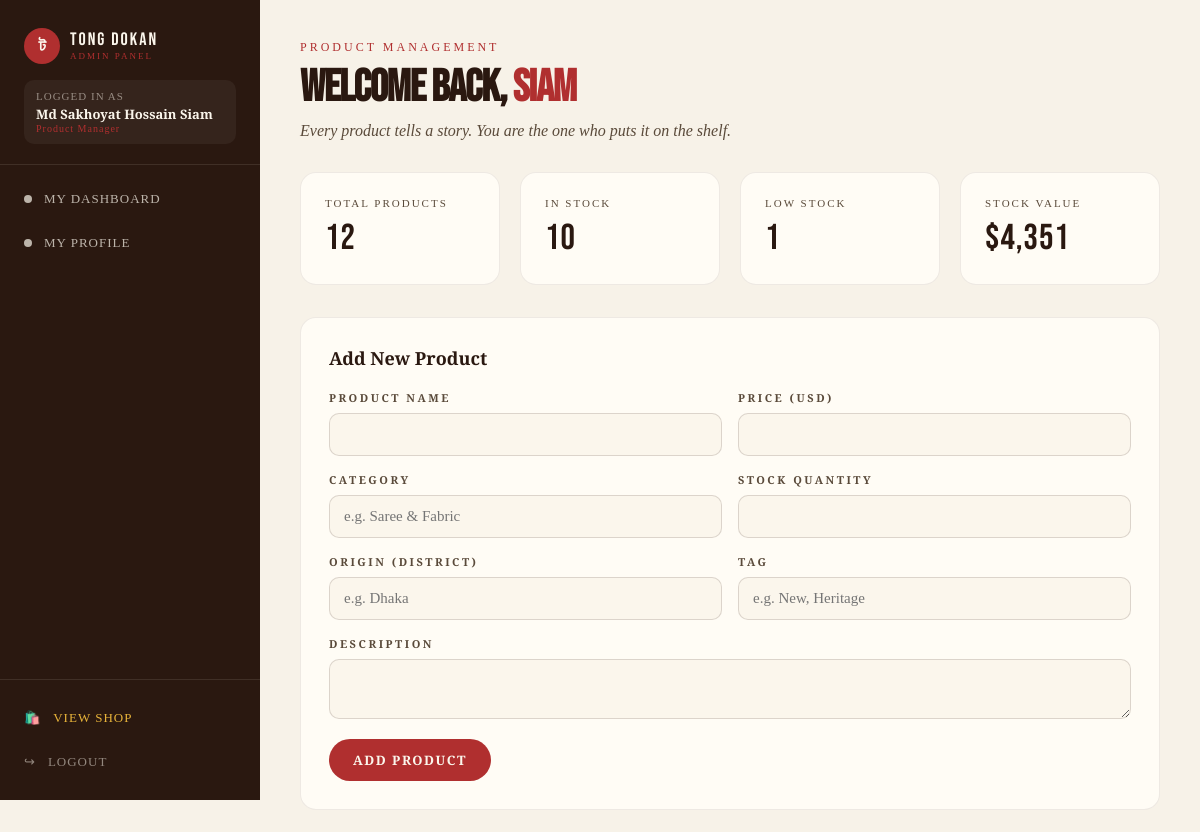
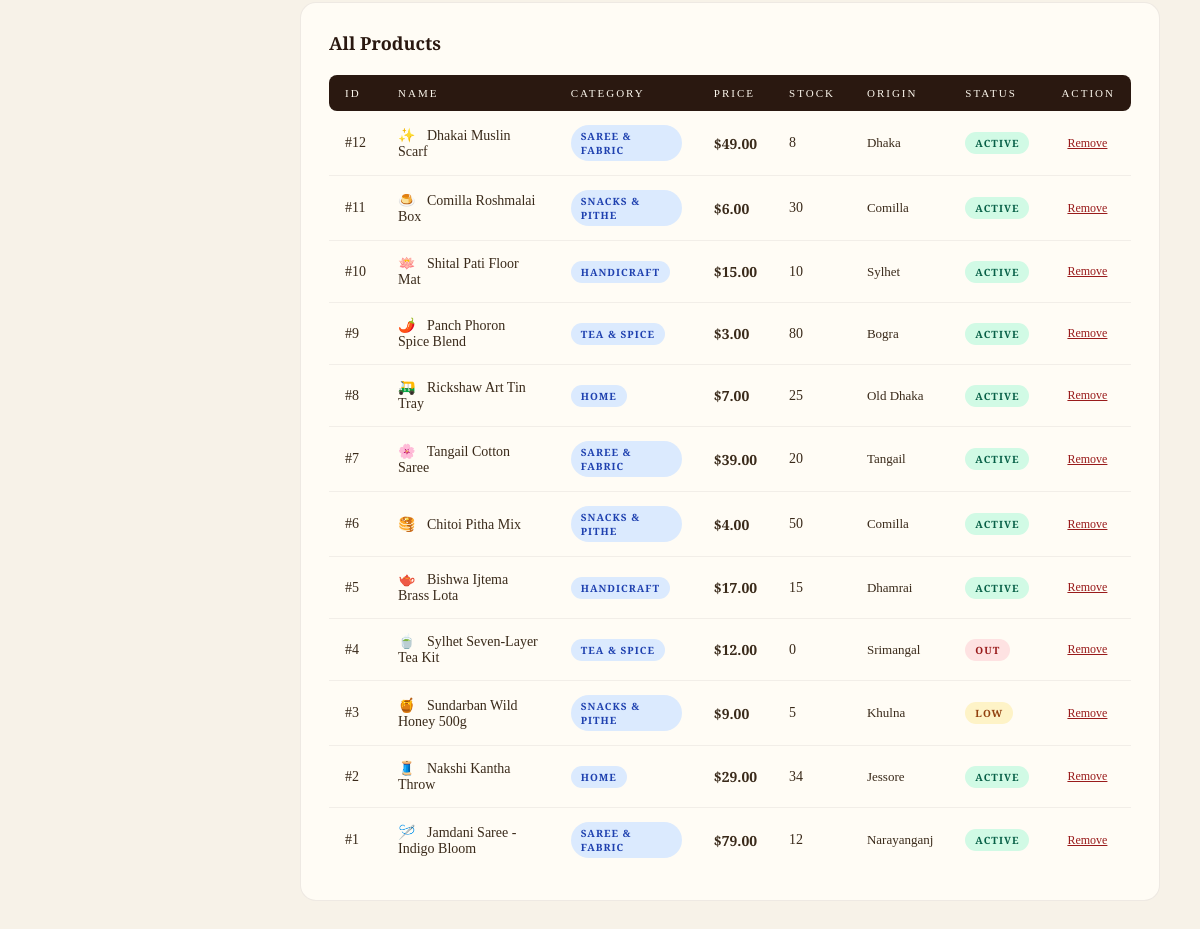
Page /dashboards/product_management.php (signed in) on the committed database (2 pictures, top to bottom).
### tables this page shows
CREATE TABLE products (
    product_id     INT AUTO_INCREMENT PRIMARY KEY,
    product_name   VARCHAR(150) NOT NULL,
    description    TEXT,
    price          DECIMAL(10,2) NOT NULL,
    stock_quantity INT     DEFAULT 0,
    category       VARCHAR(80),
    origin         VARCHAR(80),
    emoji          VARCHAR(10),
    tag            VARCHAR(40),
    is_available   BOOLEAN DEFAULT TRUE,
    date_added     DATE    DEFAULT (CURRENT_DATE)
);

### dashboards/product_management.php (the view, shortened to what this page needs)
<?php
require_once '../db_connect.php';
$products = $conn->query("SELECT * FROM products ORDER BY product_id DESC")->fetch_all(MYSQLI_ASSOC);
$total_products = count($products);
$active_count   = 0;
$low_stock      = 0;
$total_value    = 0;
foreach ($products as $p) {
    if ($p["stock_quantity"] > 5) $active_count++;
    if ($p["stock_quantity"] > 0 && $p["stock_quantity"] <= 5) $low_stock++;
    $total_value += $p["price"] * $p["stock_quantity"];
}
include '../includes/header.php';
?>
<div class="dash-header">
    <div class="dash-eyebrow">Product Management</div>
    <h1 class="dash-title">Welcome back, <span class="accent-red">Siam</span></h1>
    <p class="dash-sub">Every product tells a story. You are the one who puts it on the shelf.</p>
</div>
<div class="stat-grid">
    <div class="stat-card">
        <div class="stat-label">Total Products</div>
        <div class="stat-value accent-red"><?= $total_products ?></div>
    </div>
    <div class="stat-card">
        <div class="stat-label">In Stock</div>
        <div class="stat-value accent-green"><?= $active_count ?></div>
    </div>
    <div class="stat-card">
        <div class="stat-label">Low Stock</div>
        <div class="stat-value accent-yellow"><?= $low_stock ?></div>
    </div>
    <div class="stat-card">
        <div class="stat-label">Stock Value</div>
        <div class="stat-value">$<?= number_format($total_value, 0) ?></div>
    </div>
</div>
<section class="dash-section">
    <h2 class="section-title">Add New Product</h2>
    <form method="POST" class="add-form">
        <div class="form-row">
            <div class="form-group">
                <label>Product Name</label>
                <input type="text" name="product_name" required />
            </div>
            <div class="form-group">
                <label>Price (USD)</label>
                <input type="number" name="price" step="0.01" min="0" required />
            </div>
        </div>
        <div class="form-row">
            <div class="form-group">
                <label>Category</label>
                <input type="text" name="category" placeholder="e.g. Saree & Fabric" />
            </div>
            <div class="form-group">
                <label>Stock Quantity</label>
                <input type="number" name="stock_quantity" min="0" />
            </div>
        </div>
        <div class="form-row">
            <div class="form-group">
                <label>Origin (District)</label>
                <input type="text" name="origin" placeholder="e.g. Dhaka" />
            </div>
            <div class="form-group">
                <label>Tag</label>
                <input type="text" name="tag" placeholder="e.g. New, Heritage" />
            </div>
        </div>
        <div class="form-group">
            <label>Description</label>
            <textarea name="description" rows="2"></textarea>
        </div>
        <button type="submit" class="dash-btn">Add Product</button>
    </form>
</section>
<section class="dash-section">
    <h2 class="section-title">All Products</h2>
    <div class="table-wrap">
        <table class="dash-table">
            <thead>
                <tr>
                    <th>ID</th>
                    <th>Name</th>
                    <th>Category</th>
                    <th>Price</th>
                    <th>Stock</th>
                    <th>Origin</th>
                    <th>Status</th>
                    <th>Action</th>
                </tr>
            </thead>
            <tbody>
                <?php foreach ($products as $p):
                    $stock = (int)$p["stock_quantity"];
                    if ($stock === 0) { $badge = "badge-red"; $status_text = "Out"; }
                    elseif ($stock <= 5) { $badge = "badge-yellow"; $status_text = "Low"; }
                    else { $badge = "badge-green"; $status_text = "Active"; }
                ?>
                <tr>
                    <td>#<?= $p["product_id"] ?></td>
                    <td><span class="product-emoji"><?= htmlspecialchars($p["emoji"] ?? "📦") ?></span> <?= htmlspecialchars($p["product_name"]) ?></td>
                    <td><span class="badge badge-blue"><?= htmlspecialchars($p["category"]) ?></span></td>
                    <td class="accent-red bold">$<?= number_format($p["price"], 2) ?></td>
                    <td><?= $stock ?></td>
                    <td class="muted"><?= htmlspecialchars($p["origin"]) ?></td>
                    <td><span class="badge <?= $badge ?>"><?= $status_text ?></span></td>
                    <td>
                        <form method="POST" onsubmit="return confirm('Remove this product?');" style="display:inline">
                            <button type="submit" class="link-btn">Remove</button>
                        </form>
                    </td>
                </tr>
                <?php endforeach; ?>
            </tbody>
        </table>
    </div>
</section>
<?php
include '../includes/footer.php';
?>

### styles.css (style rules this page uses)
*, *::before, *::after { box-sizing: border-box; }
body { margin: 0; background: #FBF6EC; font-family: 'EB Garamond', Georgia, serif; color: #2A1810; }
.accent-red { color: #B02F2F; }
.accent-green { color: #065F46; }
.accent-yellow { color: #92400E; }
.bold { font-weight: 600; }
.muted { color: #5A4A3A; font-size: 13px; }
.form-group { margin-bottom: 18px; }
.form-group label { display: block; font-size: 11px; letter-spacing: 2.5px; text-transform: uppercase; color: #5A4A3A; margin-bottom: 8px; font-weight: 600; }
.dash-header { margin-bottom: 32px; }
.dash-eyebrow { font-size: 12px; letter-spacing: 3px; color: #B02F2F; text-transform: uppercase; margin-bottom: 6px; }
.dash-title { font-family: 'Bebas Neue', sans-serif; font-size: 2.8rem; margin: 0; letter-spacing: -1px; }
.dash-sub { color: #5A4A3A; font-style: italic; margin-top: 8px; }
.stat-grid { display: grid; grid-template-columns: repeat(auto-fit, minmax(200px, 1fr)); gap: 20px; margin-bottom: 32px; }
.stat-card { background: #FFFCF5; border-radius: 16px; padding: 24px; border: 1px solid rgba(42,24,16,0.08); animation: float-up 0.5s cubic-bezier(0.16, 1, 0.3, 1) both; }
.stat-label { font-size: 11px; letter-spacing: 2px; text-transform: uppercase; color: #5A4A3A; margin-bottom: 8px; }
.stat-value { font-family: 'Bebas Neue', sans-serif; font-size: 36px; letter-spacing: 1px; color: #2A1810; }
.dash-section { background: #FFFCF5; border-radius: 16px; padding: 28px; border: 1px solid rgba(42,24,16,0.08); margin-bottom: 24px; }
.section-title { margin: 0 0 20px; font-size: 18px; font-weight: 600; color: #2A1810; }
.add-form { display: block; }
.form-row { display: grid; grid-template-columns: 1fr 1fr; gap: 16px; }
.add-form .form-group { margin-bottom: 16px; }
.add-form input, .add-form textarea, .add-form select { width: 100%; padding: 12px 14px; border: 1.5px solid rgba(42,24,16,0.15); border-radius: 10px; background: #FBF6EC; font-family: 'EB Garamond', serif; font-size: 15px; color: #2A1810; outline: none; transition: border-color 0.2s; }
.dash-btn { background: #B02F2F; color: #FBF6EC; border: none; padding: 12px 24px; border-radius: 999px; font-family: 'EB Garamond', serif; font-size: 13px; font-weight: 600; letter-spacing: 1.5px; text-transform: uppercase; cursor: pointer; transition: all 0.2s; }
.link-btn { background: none; border: none; color: #991B1B; cursor: pointer; font-family: inherit; font-size: 12px; text-decoration: underline; }
.table-wrap { overflow-x: auto; }
.dash-table { width: 100%; border-collapse: collapse; font-size: 14px; }
.dash-table th { background: #2A1810; color: #FBF6EC; padding: 12px 16px; text-align: left; font-size: 11px; letter-spacing: 2px; text-transform: uppercase; font-weight: 500; }
.dash-table th:first-child { border-radius: 8px 0 0 8px; }
.dash-table th:last-child { border-radius: 0 8px 8px 0; }
.dash-table td { padding: 14px 16px; border-bottom: 1px solid rgba(42,24,16,0.06); color: #3A2A1A; }
.dash-table tr:last-child td { border-bottom: none; }
.product-emoji { margin-right: 8px; }
.badge { display: inline-block; padding: 4px 10px; border-radius: 999px; font-size: 10px; letter-spacing: 1px; text-transform: uppercase; font-weight: 600; }
.badge-green { background: #D1FAE5; color: #065F46; }
.badge-yellow { background: #FEF3C7; color: #92400E; }
.badge-red { background: #FEE2E2; color: #991B1B; }
.badge-blue { background: #DBEAFE; color: #1E40AF; }

### rows in the picture
products: product_id "12", emoji "✨", product_name "Dhakai Muslin Scarf", category "SAREE & FABRIC", price "49.00", stock_quantity "8", origin "Dhaka", stock_quantity "ACTIVE"
products: product_id "11", emoji "🍮", product_name "Comilla Roshmalai Box", category "SNACKS & PITHE", price "6.00", stock_quantity "30", origin "Comilla", stock_quantity "ACTIVE"
products: product_id "10", emoji "🪷", product_name "Shital Pati Floor Mat", category "HANDICRAFT", price "15.00", stock_quantity "10", origin "Sylhet", stock_quantity "ACTIVE"
products: product_id "9", emoji "🌶️", product_name "Panch Phoron Spice Blend", category "TEA & SPICE", price "3.00", stock_quantity "80", origin "Bogra", stock_quantity "ACTIVE"
products: product_id "8", emoji "🛺", product_name "Rickshaw Art Tin Tray", category "HOME", price "7.00", stock_quantity "25", origin "Old Dhaka", stock_quantity "ACTIVE"
products: product_id "7", emoji "🌸", product_name "Tangail Cotton Saree", category "SAREE & FABRIC", price "39.00", stock_quantity "20", origin "Tangail", stock_quantity "ACTIVE"
products: product_id "6", emoji "🥞", product_name "Chitoi Pitha Mix", category "SNACKS & PITHE", price "4.00", stock_quantity "50", origin "Comilla", stock_quantity "ACTIVE"
products: product_id "5", emoji "🫖", product_name "Bishwa Ijtema Brass Lota", category "HANDICRAFT", price "17.00", stock_quantity "15", origin "Dhamrai", stock_quantity "ACTIVE"
products: product_id "4", emoji "🍵", product_name "Sylhet Seven-Layer Tea Kit", category "TEA & SPICE", price "12.00", stock_quantity "0", origin "Srimangal", stock_quantity "OUT"
products: product_id "3", emoji "🍯", product_name "Sundarban Wild Honey 500g", category "SNACKS & PITHE", price "9.00", stock_quantity "5", origin "Khulna", stock_quantity "LOW"
products: product_id "2", emoji "🧵", product_name "Nakshi Kantha Throw", category "HOME", price "29.00", stock_quantity "34", origin "Jessore", stock_quantity "ACTIVE"
products: product_id "1", emoji "🪡", product_name "Jamdani Saree - Indigo Bloom", category "SAREE & FABRIC", price "79.00", stock_quantity "12", origin "Narayanganj", stock_quantity "ACTIVE"

### other values in the picture
$first_name "Md Sakhoyat Hossain Siam"
$current_role "Product Manager"
$total_products "12"
$active_count "10"
$low_stock "1"
$total_value "4,351"
